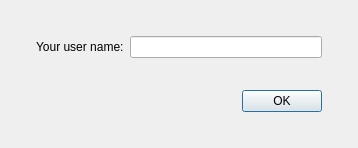
<?xml version="1.0" encoding="UTF-8"?>
<ui version="4.0">
 <class>UserNameDialog</class>
 <widget class="QDialog" name="UserNameDialog">
  <property name="geometry">
   <rect>
    <x>0</x>
    <y>0</y>
    <width>358</width>
    <height>147</height>
   </rect>
  </property>
  <property name="windowTitle">
   <string>Login ...</string>
  </property>
  <property name="modal">
   <bool>true</bool>
  </property>
  <layout class="QFormLayout" name="formLayout">
   <property name="horizontalSpacing">
    <number>6</number>
   </property>
   <property name="verticalSpacing">
    <number>32</number>
   </property>
   <property name="leftMargin">
    <number>36</number>
   </property>
   <property name="topMargin">
    <number>36</number>
   </property>
   <property name="rightMargin">
    <number>36</number>
   </property>
   <property name="bottomMargin">
    <number>36</number>
   </property>
   <item row="0" column="0">
    <widget class="QLabel" name="label">
     <property name="text">
      <string>Your user name:</string>
     </property>
    </widget>
   </item>
   <item row="0" column="1">
    <widget class="QLineEdit" name="lineEdit"/>
   </item>
   <item row="1" column="0" colspan="2">
    <widget class="QDialogButtonBox" name="buttonBox">
     <property name="orientation">
      <enum>Qt::Horizontal</enum>
     </property>
     <property name="standardButtons">
      <set>QDialogButtonBox::Ok</set>
     </property>
    </widget>
   </item>
  </layout>
 </widget>
 <resources/>
 <connections>
  <connection>
   <sender>buttonBox</sender>
   <signal>accepted()</signal>
   <receiver>UserNameDialog</receiver>
   <slot>accept()</slot>
   <hints>
    <hint type="sourcelabel">
     <x>248</x>
     <y>254</y>
    </hint>
    <hint type="destinationlabel">
     <x>157</x>
     <y>274</y>
    </hint>
   </hints>
  </connection>
  <connection>
   <sender>buttonBox</sender>
   <signal>rejected()</signal>
   <receiver>UserNameDialog</receiver>
   <slot>reject()</slot>
   <hints>
    <hint type="sourcelabel">
     <x>316</x>
     <y>260</y>
    </hint>
    <hint type="destinationlabel">
     <x>286</x>
     <y>274</y>
    </hint>
   </hints>
  </connection>
 </connections>
</ui>
